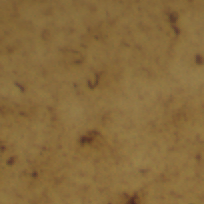
#> input picture python/UCSFSlideScan/tests/patch_0_435737.tif, 204 x 204 px
$ python create_blockface_vol.py ../tests ../tests/patch_0_435737.tif 1.0 1.0 1.0 ../tests/patch_test.tif
#> lines starting #> are read from the running program, lines starting #| are printed output that depends on the picture
import fnmatch
import os
from skimage import io
import numpy as np
import sys
import glob
import matplotlib.pyplot as plt
import matplotlib as mpl
import matplotlib.cm as cm
from skimage import img_as_ubyte
import skimage.color as color
import nibabel as nib
import re

'''
Creates the blockface volume from individual slices. Assumes slices are coronal.
'''

def get_block_info(files_dir, name_pt, file_ext='png'):

#> called with files_dir = '../tests', name_pt = '../tests/patch_0_435737.tif', file_ext = 'tif'
    list_files = glob.glob(os.path.join(files_dir, '*.' + file_ext))
    nFiles = len(list_files)
    file_tmp = name_pt.format(nFiles/2)
    file_tmp = os.path.join(files_dir,file_tmp)
    tmp = io.imread(file_tmp)
#> tmp is the input picture: shape (204, 204, 3); mean R, G, B 135.2, 105.8, 59.8

    return tmp.shape[0],tmp.shape[1],nFiles

def create_volume(files_dir, out_name, name_pt, file_ext, dim_x, dim_y, dim_z):
    rows,cols,nFiles = get_block_info(files_dir, name_pt, file_ext)
#> rows = 204; cols = 204; nFiles = 2

    print('Blockface size: {}x{}x{} | Dims: X: {} Y: {} Z: {}'.format(cols,rows,nFiles,dim_x,dim_y,dim_z))
#| Blockface size: 204x204x2 | Dims: X: 1.0 Y: 1.0 Z: 1.0

    vol = np.zeros((rows, cols, nFiles), dtype='uint8')

    print('Creating volume.')
    for n in xrange(nFiles): #make sure files are always sorted
        img_name = name_pt.format(nFiles)
#> img_name = '../tests/patch_0_435737.tif'
        img_path = os.path.join(files_dir,img_name)
        img = io.imread(img_path)
        if img.ndim > 2:
            img = img[...,0]
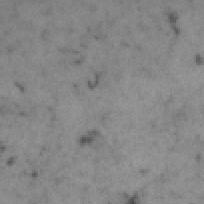
#> img: shape (204, 204); min 69, max 155, mean 135.2

        vol[...,n] = img

    cos_g = np.cos(np.pi / 2)
    sin_g = np.sin(np.pi / 2)
    S = np.array([[dim_x, 0, 0, 0],[0, dim_y, 0, 0],[0, 0, dim_z, 0],[0, 0, 0, 1]]) #scaling (gives voxels size)
    Rx = np.array([[1,0,0,0],[0,cos_g,-sin_g,0],[0,sin_g,cos_g,0],[0,0,0,1]]) #rotations around X
    Ry = np.array([[cos_g, 0, sin_g, 0], [0, 1, 0, 0], [-sin_g, 0, cos_g, 0], [0, 0, 0, 1]]) #rotation around Y
    M = Rx.dot(Ry.dot(S)) #vol affine vox2ras matrix

    print('Saving {}'.format(out_name))
    nii = nib.Nifti1Image(vol,M)
#> (the run stopped early here; a loop or call above may not have finished)
